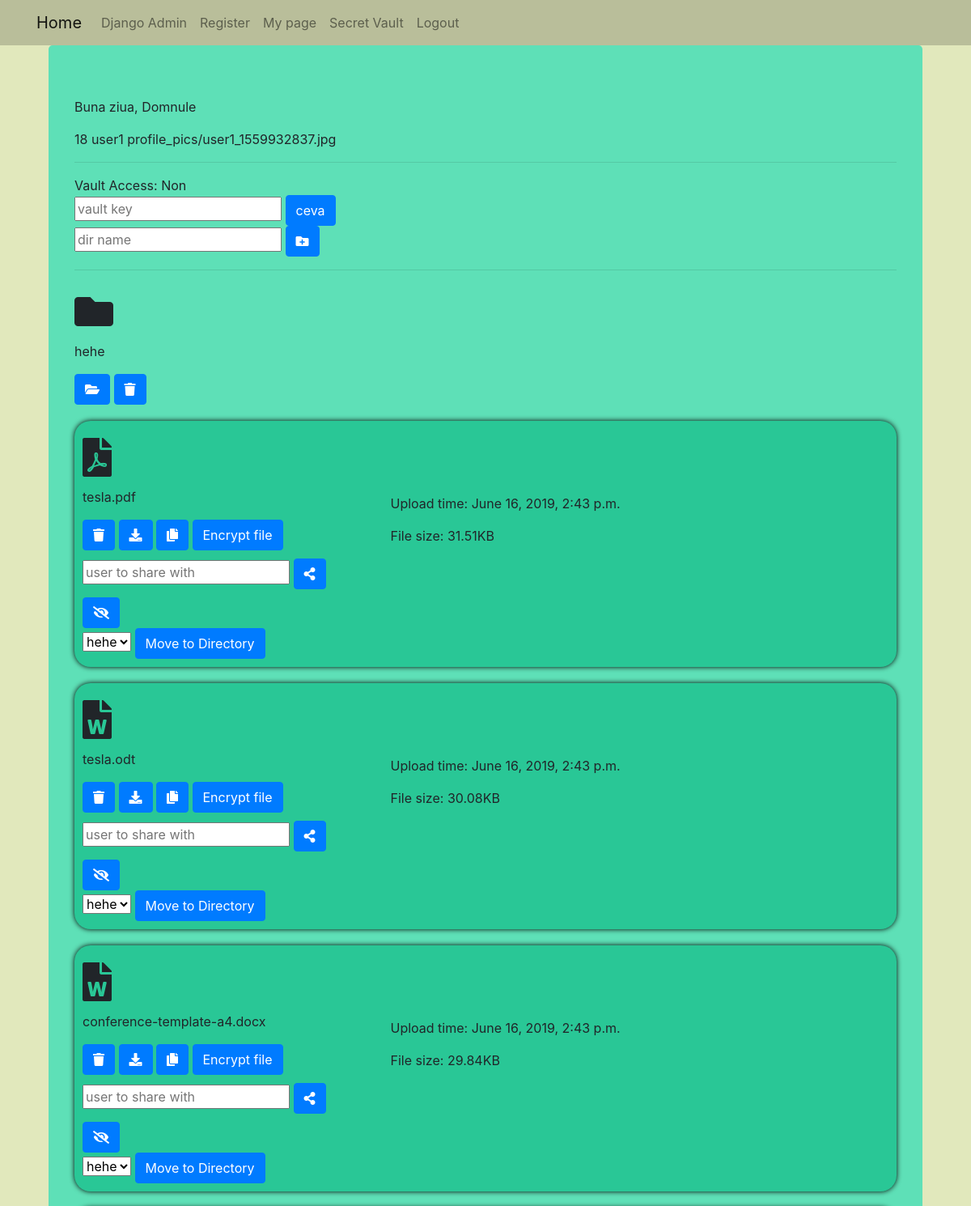
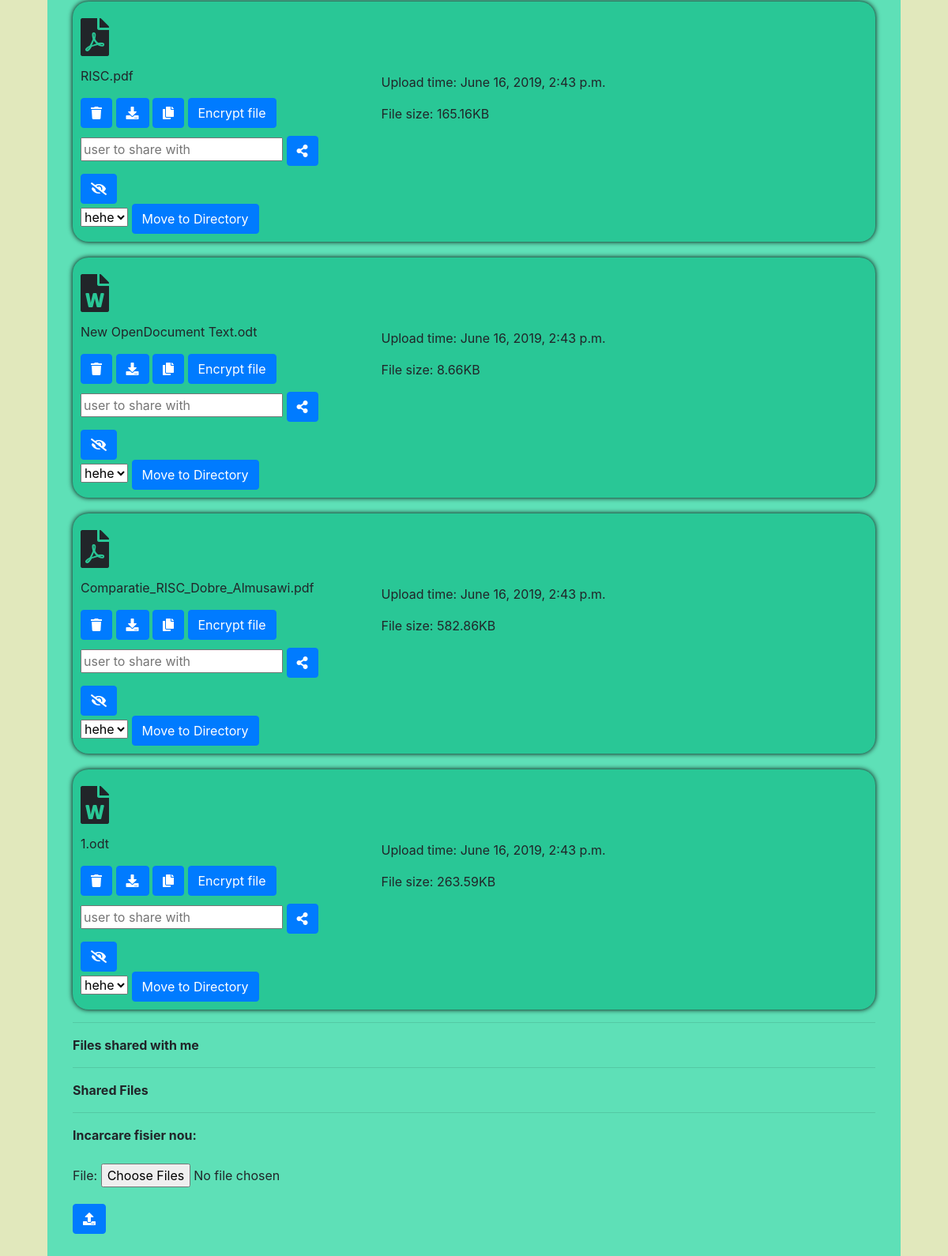
/me/folder/ (signed in), run on an earlier commit of the app's database (2 pictures, top to bottom).
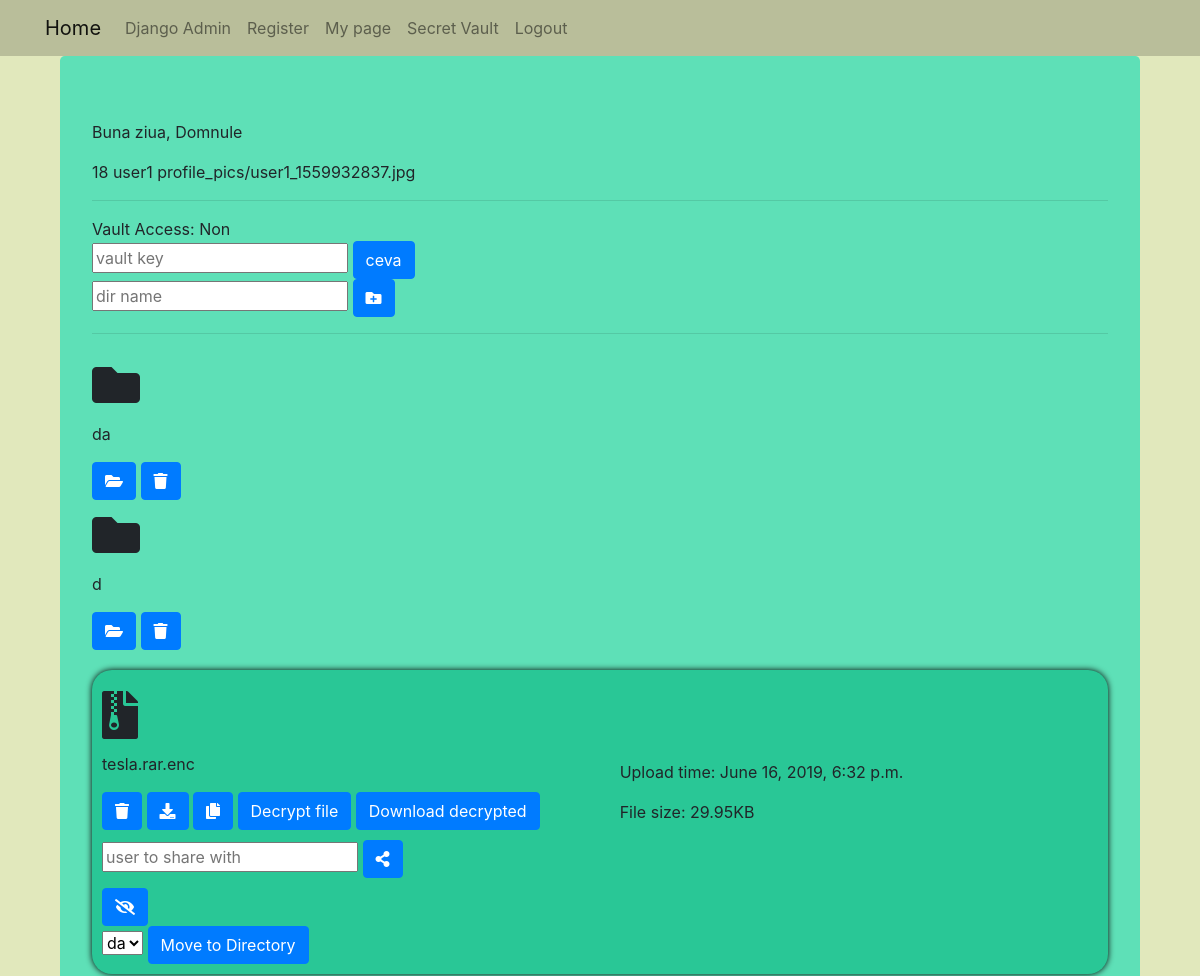
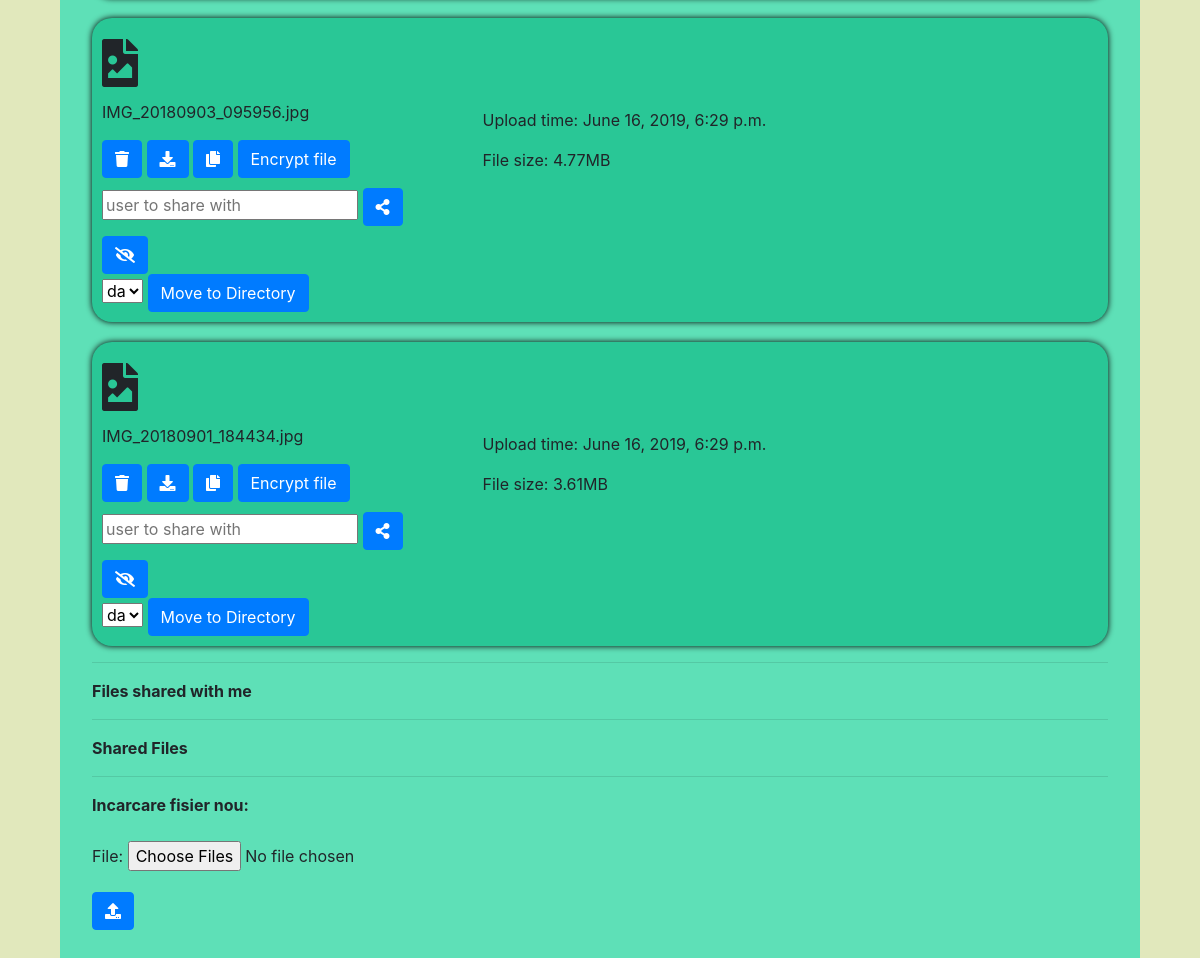
And on a later commit of the database (2 pictures, top to bottom).
### file_upload/models.py (models this page shows)
class File(models.Model):
    owner = models.ForeignKey(User, on_delete=models.CASCADE, related_name='files')
    filename = models.CharField(max_length=256)
    upload_time = models.DateTimeField(default=timezone.now)
    shared = models.BooleanField(default=False)
    encrypted = models.BooleanField(default=False)
    is_directory = models.BooleanField(default=False)
    path = models.CharField(max_length=256, default='')
    file_type = models.CharField(max_length=256)
    size = models.CharField(max_length=32)
    hidden = models.BooleanField(default=False)
    def __str__(self):
        return self.filename

### mypage/views.py (the view, shortened to what this page needs)
# urls.py: re_path(r'folder/(?P<path>.*)', views.MainPage.as_view(), name='main_page'),
class MainPage(LoginRequiredMixin, View):
    login_url = '/user/login/'
    redirect_field_name = 'index.html'
    def get(self, request, path=''):
        upload_form = UploadFileForm()
        files = File.objects.filter(
            owner=request.user,
            path=path,
            hidden=False,
        ).order_by('-is_directory', '-filename')
        directories = files.filter(is_directory=True)
        shared_by_me = request.user.files.filter(shared=True)
        for file in shared_by_me:
            for i in file.instances.all():
                print(i.shared_with)
        shared_with_me = request.user.shared_with.all()
        vault_access = True
        if not check_vault_token(request.session.get('vault'), request.user):
            vault_access = False
            request.session['vault'] = None
        context = {
            'path': path,
            'files': files,
            'directories': directories,
            'upload_form': upload_form,
            'shared_by_me': shared_by_me,
            'shared_with_me': shared_with_me,
            'vault_access': vault_access,
        }
        return render(request, 'page/my_page.html', context=context)

### file_upload/forms.py
class UploadFileForm(forms.Form):
    file = forms.FileField(widget=forms.ClearableFileInput(attrs={'multiple': True}))

### filesonline/utils.py (called while the page is built, shortened)
def check_vault_token(token, user):
    if not token:
        return False

### templates/page/my_page.html (shortened to what the changed rows need)
{% extends 'user_login/base.html' %}
{% block body_block %}
<div class="container">
  <div id="big-jumbo" class="jumbotron">
    {% for file in files %}
    {% if file.is_directory %}
    <div class="dir-div">
      <div class="dir-icon-div">
        <i class="fas fa-folder"></i>
      </div>
      <p>
        {{ file }}
      </p>
      <form class="dispinline" id="change_dir-{{ file }}"
            action="{% url 'mypage:change_dir' %}" method="post">
        <button class="btn btn-primary" type="submit" form="change_dir-{{ file }}">
          <i class="fas fa-folder-open"></i>
        </button>
      </form>
      <form class="dispinline" id="delete_dir-{{ file }}"
            action="{% url 'mypage:delete_dir' %}" method="post">
        <button class="btn btn-primary" type="submit" form="delete_dir-{{ file }}">
          <i class="fas fa-trash"></i>
        </button>
      </form>
    </div>
    {% else %}
    <div class="file-div">
      <div class="file-buttons-div">
        <div class="file_icon-div">
          {% if file.file_type == 'audio' %}
          <i class="fas fa-file-audio"></i>
          {% elif file.file_type == 'image' %}
          <i class="fas fa-file-image"></i>
          {% elif file.file_type == 'video' %}
          <i class="fas fa-file-video"></i>
          {% elif file.file_type == 'word' %}
          <i class="fas fa-file-word"></i>
          {% elif file.file_type == 'power' %}
          <i class="fas fa-file-powerpoint"></i>
          {% elif file.file_type == 'pdf' %}
          <i class="fas fa-file-pdf"></i>
          {% elif file.file_type == 'excel' %}
          <i class="fas fa-file-excel"></i>
          {% elif file.file_type == 'code' %}
          <i class="fas fa-file-code"></i>
          {% elif file.file_type == 'archive' %}
          <i class="fas fa-file-archive"></i>
          {% else %}
          <i class="fas fa-file"></i>
          {% endif %}
        </div>
        <p>
          {{ file }}
        </p>
        <form class="dispinline" id="delete-{{ file }}"
              action="{% url 'mypage:delete_file' %}" method="post">
          <button class="btn btn-primary" type="submit" form="delete-{{ file }}">
            <i class="fas fa-trash"></i>
          </button>
        </form>
        <form class="dispinline" id="download-{{ file }}"
              action="{% url 'mypage:download_file' %}" method="post">
          <button class="btn btn-primary" type="submit" form="download-{{ file }}">
            <i class="fas fa-download"></i>
          </button>
        </form>
        <form class="dispinline" id="copy_file-{{ file }}"
              action="{% url 'mypage:copy_file' %}" method="post">
          <button class="btn btn-primary" type="submit" form="copy_file-{{ file }}">
            <i class="fas fa-copy"></i>
          </button>
        </form>
        {% if file.encrypted is False %}
        <form class="dispinline" id="encrypt-{{ file }}"
              action="{% url 'mypage:encrypt_file' %}" method="post">
          <button class="btn btn-primary" type="submit" form="encrypt-{{ file }}">
            Encrypt file
          </button>
        </form>
        {% endif %}
        {% if file.encrypted is True %}
        <form class="dispinline" id="decrypt-{{ file }}"
              action="{% url 'mypage:decrypt_file' %}" method="post">
          <button class="btn btn-primary" type="submit" form="decrypt-{{ file }}">
            Decrypt file
          </button>
        </form>
        <form class="dispinline" id="dec-download-{{ file }}"
              action="{% url 'mypage:dec-download_file' %}" method="post">
          <button class="btn btn-primary" type="submit" form="dec-download-{{ file }}">
            Download decrypted
          </button>
        </form>
        {% endif %}
        <form id="share-{{ file }}" class="share-form"
              action="{% url 'mypage:share_file' %}" method="post">
          <input type="text" name="share_with" placeholder="user to share with">
          <button class="btn btn-primary" type="submit" form="share-{{ file }}">
            <i class="fas fa-share-alt"></i>
          </button>
        </form>
        <form id="hide-{{ file }}"
              action="{% url 'mypage:hide_file' %}" method="post">
          <button class="btn btn-primary" type="submit" form="hide-{{ file }}">
            <i class="fas fa-eye-slash"></i>
          </button>
        </form>
        <form class="dispinline" id="move_to_dir-{{ file }}"
              action="{% url 'mypage:move_to_dir' %}" method="post">
          <select name="new_dir" form="move_to_dir-{{ file }}">
            {% for dir in directories %}
            <option value="{{dir.filename}}">{{dir.filename}}</option>
            {% endfor %}
          </select>
          <button class="btn btn-primary" type="submit" form="move_to_dir-{{ file }}">
            Move to Directory
          </button>
        </form>
      </div>
      <div class="file-info-div">
        <p>
          Upload time: {{ file.upload_time }}
        </p>
        <p>
          File size: {{ file.size }}
        </p>
      </div>
    </div>
    {% endif %}
    {% endfor %}
    <br>
    <br>
  </div>
</div>
{% endblock %}

What changed in the data, as far as the page shows it:
removed File: filename "hehe"
removed File: file_type "pdf" (drawn), filename "tesla.pdf", upload_time "June 16, 2019, 2:43 p.m.", size "31.51KB"
removed File: file_type "word" (drawn), filename "tesla.odt", upload_time "June 16, 2019, 2:43 p.m.", size "30.08KB"
removed File: file_type "word" (drawn), filename "conference-template-a4.docx", upload_time "June 16, 2019, 2:43 p.m.", size "29.84KB"
removed File: file_type "pdf" (drawn), filename "RISC.pdf", upload_time "June 16, 2019, 2:43 p.m.", size "165.16KB"
removed File: file_type "word" (drawn), filename "New OpenDocument Text.odt", upload_time "June 16, 2019, 2:43 p.m.", size "8.66KB"
removed File: file_type "pdf" (drawn), filename "Comparatie_RISC_Dobre_Almusawi.pdf", upload_time "June 16, 2019, 2:43 p.m.", size "582.86KB"
removed File: file_type "word" (drawn), filename "1.odt", upload_time "June 16, 2019, 2:43 p.m.", size "263.59KB"
added File: filename "da"
added File: filename "d"
added File: file_type "archive" (drawn), filename "tesla.rar.enc", upload_time "June 16, 2019, 6:32 p.m.", size "29.95KB"
added File: file_type "image" (drawn), filename "IMG_20180903_095956.jpg", upload_time "June 16, 2019, 6:29 p.m.", size "4.77MB"
added File: file_type "image" (drawn), filename "IMG_20180901_184434.jpg", upload_time "June 16, 2019, 6:29 p.m.", size "3.61MB"
